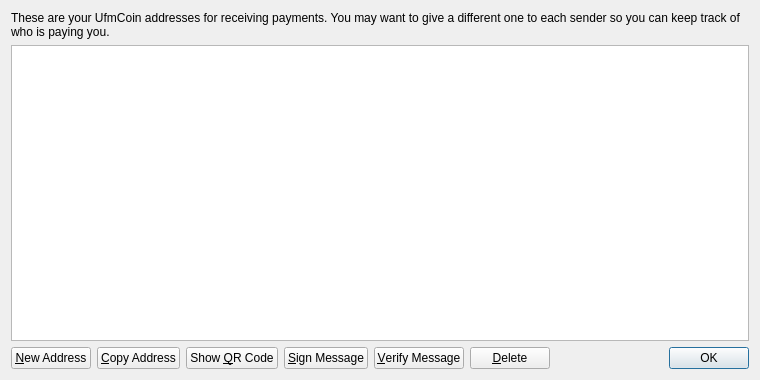
<?xml version="1.0" encoding="UTF-8"?>
<ui version="4.0">
 <class>AddressBookPage</class>
 <widget class="QWidget" name="AddressBookPage">
  <property name="geometry">
   <rect>
    <x>0</x>
    <y>0</y>
    <width>760</width>
    <height>380</height>
   </rect>
  </property>
  <property name="windowTitle">
   <string>Address Book</string>
  </property>
  <layout class="QVBoxLayout" name="verticalLayout">
   <item>
    <widget class="QLabel" name="labelExplanation">
     <property name="text">
      <string>These are your UfmCoin addresses for receiving payments. You may want to give a different one to each sender so you can keep track of who is paying you.</string>
     </property>
     <property name="textFormat">
      <enum>Qt::PlainText</enum>
     </property>
     <property name="wordWrap">
      <bool>true</bool>
     </property>
    </widget>
   </item>
   <item>
    <widget class="QTableView" name="tableView">
     <property name="contextMenuPolicy">
      <enum>Qt::CustomContextMenu</enum>
     </property>
     <property name="toolTip">
      <string>Double-click to edit address or label</string>
     </property>
     <property name="tabKeyNavigation">
      <bool>false</bool>
     </property>
     <property name="alternatingRowColors">
      <bool>true</bool>
     </property>
     <property name="selectionMode">
      <enum>QAbstractItemView::SingleSelection</enum>
     </property>
     <property name="selectionBehavior">
      <enum>QAbstractItemView::SelectRows</enum>
     </property>
     <property name="sortingEnabled">
      <bool>true</bool>
     </property>
     <attribute name="verticalHeaderVisible">
      <bool>false</bool>
     </attribute>
    </widget>
   </item>
   <item>
    <layout class="QHBoxLayout" name="horizontalLayout">
     <item>
      <widget class="QPushButton" name="newAddressButton">
       <property name="toolTip">
        <string>Create a new address</string>
       </property>
       <property name="text">
        <string>&amp;New Address</string>
       </property>
       <property name="icon">
        <iconset resource="../bitcoin.qrc">
         <normaloff>:/icons/add</normaloff>:/icons/add</iconset>
       </property>
      </widget>
     </item>
     <item>
      <widget class="QPushButton" name="copyToClipboard">
       <property name="toolTip">
        <string>Copy the currently selected address to the system clipboard</string>
       </property>
       <property name="text">
        <string>&amp;Copy Address</string>
       </property>
       <property name="icon">
        <iconset resource="../bitcoin.qrc">
         <normaloff>:/icons/editcopy</normaloff>:/icons/editcopy</iconset>
       </property>
      </widget>
     </item>
     <item>
      <widget class="QPushButton" name="showQRCode">
       <property name="text">
        <string>Show &amp;QR Code</string>
       </property>
       <property name="icon">
        <iconset resource="../bitcoin.qrc">
         <normaloff>:/icons/qrcode</normaloff>:/icons/qrcode</iconset>
       </property>
      </widget>
     </item>
     <item>
      <widget class="QPushButton" name="signMessage">
       <property name="toolTip">
        <string>Sign a message to prove you own a Bitcoin address</string>
       </property>
       <property name="text">
        <string>&amp;Sign Message</string>
       </property>
       <property name="icon">
        <iconset resource="../bitcoin.qrc">
         <normaloff>:/icons/edit</normaloff>:/icons/edit</iconset>
       </property>
      </widget>
     </item>
     <item>
      <widget class="QPushButton" name="verifyMessage">
       <property name="toolTip">
        <string>Verify a message to ensure it was signed with a specified Bitcoin address</string>
       </property>
       <property name="text">
        <string>&amp;Verify Message</string>
       </property>
       <property name="icon">
        <iconset resource="../bitcoin.qrc">
         <normaloff>:/icons/transaction_0</normaloff>:/icons/transaction_0</iconset>
       </property>
      </widget>
     </item>
     <item>
      <widget class="QPushButton" name="deleteButton">
       <property name="toolTip">
        <string>Delete the currently selected address from the list. Only sending addresses can be deleted.</string>
       </property>
       <property name="text">
        <string>&amp;Delete</string>
       </property>
       <property name="icon">
        <iconset resource="../bitcoin.qrc">
         <normaloff>:/icons/remove</normaloff>:/icons/remove</iconset>
       </property>
      </widget>
     </item>
     <item>
      <spacer name="horizontalSpacer">
       <property name="orientation">
        <enum>Qt::Horizontal</enum>
       </property>
       <property name="sizeHint" stdset="0">
        <size>
         <width>40</width>
         <height>20</height>
        </size>
       </property>
      </spacer>
     </item>
     <item>
      <widget class="QDialogButtonBox" name="buttonBox">
       <property name="sizePolicy">
        <sizepolicy hsizetype="Maximum" vsizetype="Fixed">
         <horstretch>0</horstretch>
         <verstretch>0</verstretch>
        </sizepolicy>
       </property>
       <property name="standardButtons">
        <set>QDialogButtonBox::Ok</set>
       </property>
      </widget>
     </item>
    </layout>
   </item>
  </layout>
 </widget>
 <resources>
  <include location="../bitcoin.qrc"/>
 </resources>
 <connections/>
</ui>
